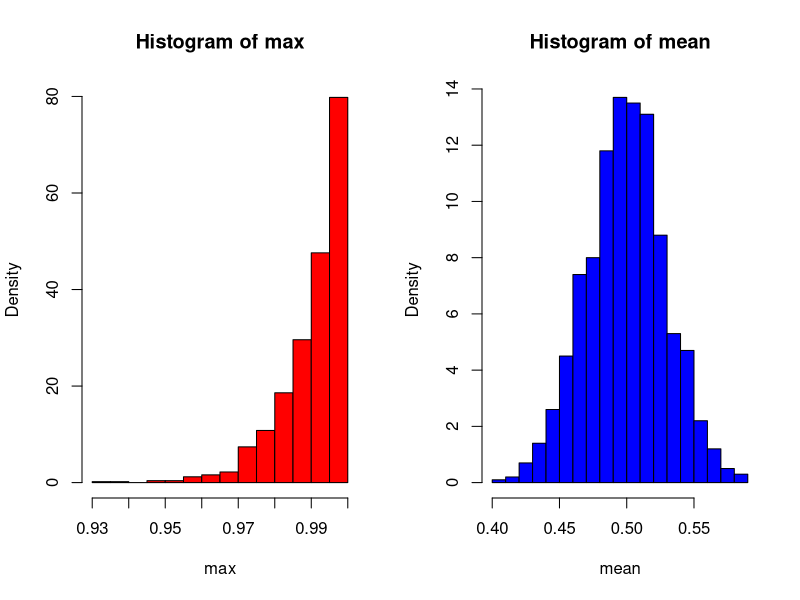
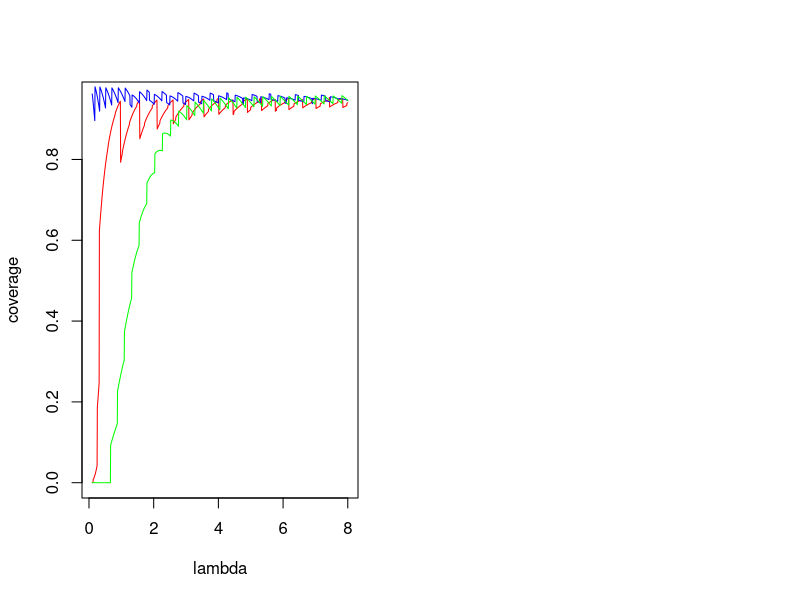

The R source for these figures, in order:
## ---- chunk 1
mean = c()
max = c()
for (i in 1:1000){
  sample = runif(100,0,1)
  max = append(max,max(sample))
  mean = append(mean,mean(sample))
}
par(mfrow = c(1,2))
hist(max,prob=TRUE,col="RED",breaks=20)
hist(mean,prob=TRUE,col="BLUE",breaks=20)
  
  
## ---- chunk 2

ci1 <- function (x,e){
 ci = 1/e*(x+c(-1,1)*1.96*sqrt(x))
 if (ci[1] < 0)
    ci[1] = ci[1]*-1
 ci
}
ci2 <- function(x,e){
  ci = 1/2*(2*x/e+1.96*1.96/e)+c(-1,1)*sqrt(1/4*(2*x/e+1.96*1.96*1/e)^2-x^2/e^2)
  
  if (ci[1] < 0)
    ci[1] = ci[1]*-1
 ci
}
ci3 <- function(x,e){
 ci = x/(e*(1+c(1,-1)*1.96/sqrt(x)))
 if (ci[1] < 0)
    ci[1] = ci[1]*-1
 ci
}

e <- 3.04; alpha <- 0.05
lambda <- seq(0.1, to=8, length=1000)
x <- 0:100 

cols = c("RED","BLUE","GREEN")
prob <- outer(x,lambda*e,dpois)
for (i in 1:3){
  
  if (i == 1)
    fun = ci1
  else if (i==2)
    fun = ci2
  else
    fun = ci3
  
  CImat <- sapply(x,function(x) { fun(x,e) } )
  ind <- outer(CImat[1,], lambda, "<") &
  outer(CImat[2,], lambda, ">") 
  coverage <- apply(ind*prob, 2, sum)
  print(coverage[1])
  if (i == 1)
    plot(lambda,coverage,col=cols[i],type="l")
  else
    lines(lambda,coverage,col=cols[i],type="l")
}
